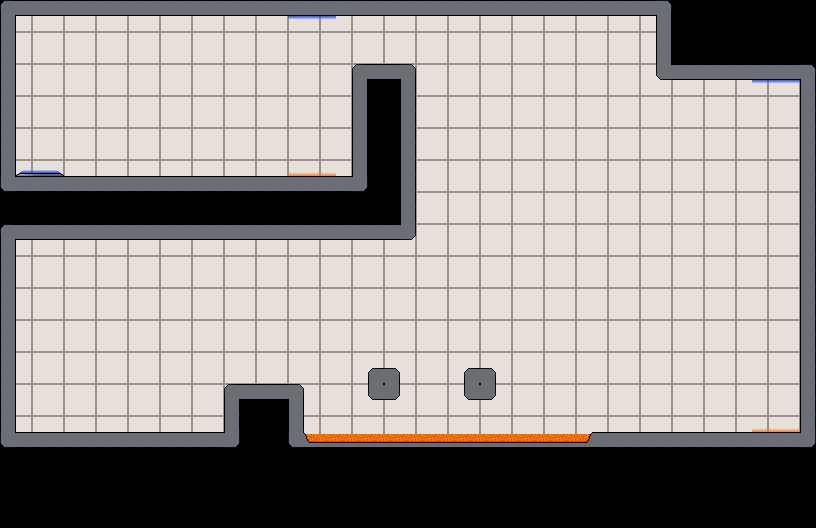

Rendered tile map (Tiled .tmx) drawn with the repository's tilesets; below, a short description and the map source with its tile grids summarised:
An orthogonal 51x33 tile map with 16x16 px tiles, 7 tile layers (background, walls, switches, gravTiles, ...) and 1 object (spawnPoint1).

<map version="1.0" orientation="orthogonal" width="51" height="33" tilewidth="16" tileheight="16">
 <tileset firstgid="1" name="interiorTileset" tilewidth="16" tileheight="16">
  <image source="interiorTileset.png" trans="ff00ff" width="144" height="64" />
 </tileset>
 <layer name="background" width="51" height="33">
  <data>[1683 cells, 1683 non-empty, 5 distinct tile ids]</data>
 </layer>
 <layer name="walls" width="51" height="33">
  <data>[1683 cells, 214 non-empty, 8 distinct tile ids]</data>
 </layer>
 <layer name="switches" width="51" height="33">
  <data>[1683 cells, 0 non-empty, 0 distinct tile ids]</data>
 </layer>
 <layer name="gravTiles" width="51" height="33">
  <data>[1683 cells, 12 non-empty, 2 distinct tile ids]</data>
 </layer>
 <objectgroup name="spawnPoint" width="51" height="33">
  <object name="spawnPoint1" x="73" y="282" />
 </objectgroup>
 <layer name="acid" width="51" height="33">
  <data>[1683 cells, 72 non-empty, 4 distinct tile ids]</data>
 </layer>
 <layer name="exit" width="51" height="33">
  <data>[1683 cells, 1 non-empty, 1 distinct tile ids]</data>
 </layer>
 <layer name="exitDummyTiles" width="51" height="33">
  <data>[1683 cells, 2 non-empty, 2 distinct tile ids]</data>
 </layer>
</map>
